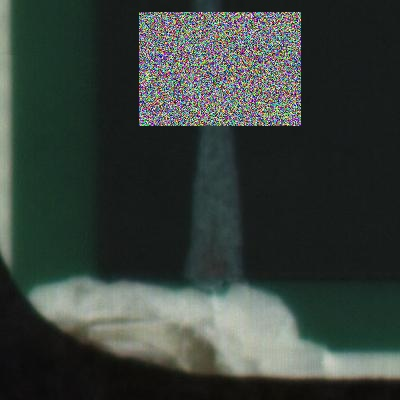
#> input picture yolo/data/PCB class/9G/750P02F-ZOSP1-N_216_A_1_NG39_11(2).jpeg, 400 x 400 px, given in place of 750P02F-ZOSP1-N_231_B_2_NG34_0.jpeg, which was not available
$ jupyter execute RE.ipynb
#> lines starting #> are read from the running program, lines starting #| are printed output that depends on the picture
[cell 1]
import os
import io
import math
import sys
import random
import argparse
import cv2
import numpy as np

[cell 2]
def get_files(dir, suffix):
    res = []
    for root, directory, files in os.walk(dir):
        for filename in files:
            name, suf = os.path.splitext(filename)
            if suf in suffix:
                #res.append(filename)
                res.append(os.path.join(root, filename))
    return res

class RandomErasing:
    """Random erasing the an rectangle region in Image.
    Class that performs Random Erasing in Random Erasing Data Augmentation by Zhong et al.
    Args:
        sl: min erasing area region
        sh: max erasing area region
        r1: min aspect ratio range of earsing region
        p: probability of performing random erasing
    """

    def __init__(self, p=0.5, sl=0.02, sh=0.4, r1=0.3):

        self.p = p
        self.s = (sl, sh)
        self.r = (r1, 1/r1)


    def __call__(self, img):
        """
        perform random erasing
        Args:
            img: opencv numpy array in form of [w, h, c] range
                 from [0, 255]

        Returns:
            erased img
        """

        assert len(img.shape) == 3, 'image should be a 3 dimension numpy array'

        if random.random() > self.p:
            return img

        else:
            while True:
                Se = random.uniform(*self.s) * img.shape[0] * img.shape[1]
                re = random.uniform(*self.r)

                He = int(round(math.sqrt(Se * re)))
                We = int(round(math.sqrt(Se / re)))

                xe = random.randint(0, img.shape[1])
                ye = random.randint(0, img.shape[0])

                if xe + We <= img.shape[1] and ye + He <= img.shape[0]:
                    img[ye : ye + He, xe : xe + We, :] = np.random.randint(low=0, high=255, size=(He, We, img.shape[2]))

                    return img


if __name__ == "__main__":
    img = cv2.imread('C:\\Users\\ian\\Desktop\\PCB class\\9G\\750P02F-ZOSP1-N_231_B_2_NG34_0.jpeg')
#> img is the input picture: shape (400, 400, 3); mean B, G, R 59.1, 64.2, 55.3
    RE = RandomErasing(p=1)
    for i in range(1):
        img1 = RE(img.copy())
        cv2.imshow("test", img1)
        cv2.waitKey(1000)
        cv2.imwrite('750P02F-ZOSP1-N_231_B_2_NG34_0(1).jpeg', img1)
        cv2.destroyAllWindows()
#> this loop made 1 pass
#> pass 1, `img1 = RE(img.copy())`:
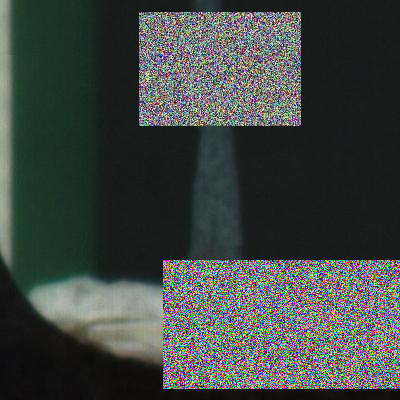
#> img1: shape (400, 400, 3); mean B, G, R 66.9, 70.3, 63.6


$ run again, on yolo/data/PCB class/9G/750P02F-ZOSP1-N_216_A_1_NG39_16(1).jpeg
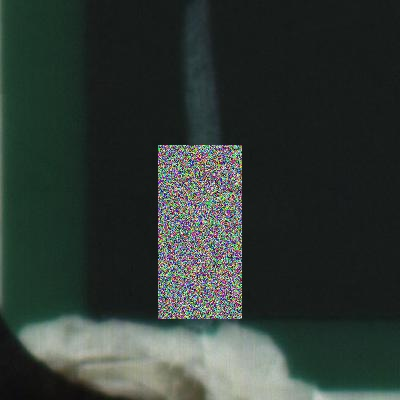
#> input picture yolo/data/PCB class/9G/750P02F-ZOSP1-N_216_A_1_NG39_16(1).jpeg, 400 x 400 px, given in place of 750P02F-ZOSP1-N_231_B_2_NG34_0.jpeg, which was not available
#> img is the input picture: shape (400, 400, 3); mean B, G, R 52.9, 57.7, 48.1
#> the loop `for i in range(1):` made 1 pass
#> pass 1, `img1 = RE(img.copy())`:
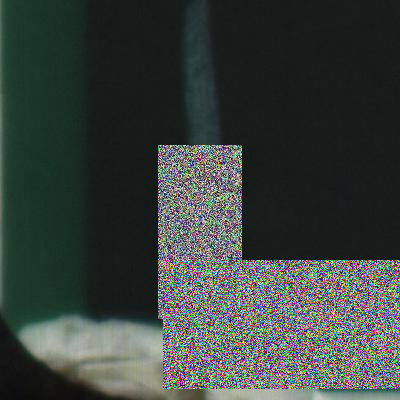
#> img1: shape (400, 400, 3); mean B, G, R 62.4, 66.1, 58.6

$ run again, on yolo/data/PCB class/9G/750P02F-ZOSP1-N_216_A_1_NG39_18(1).jpeg
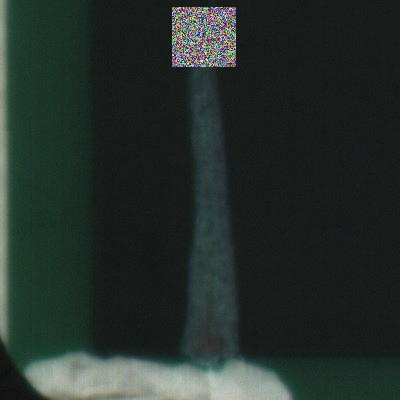
#> input picture yolo/data/PCB class/9G/750P02F-ZOSP1-N_216_A_1_NG39_18(1).jpeg, 400 x 400 px, given in place of 750P02F-ZOSP1-N_231_B_2_NG34_0.jpeg, which was not available
#> img is the input picture: shape (400, 400, 3); mean B, G, R 43, 47.2, 37
#> the loop `for i in range(1):` made 1 pass
#> pass 1, `img1 = RE(img.copy())`:
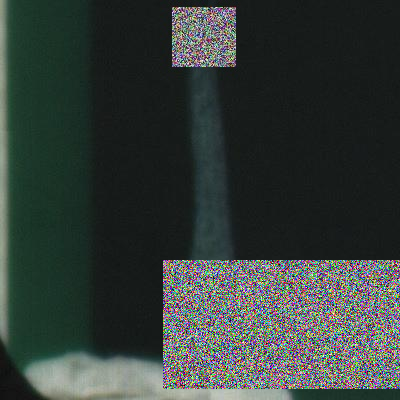
#> img1: shape (400, 400, 3); mean B, G, R 58.6, 62.3, 53.9
